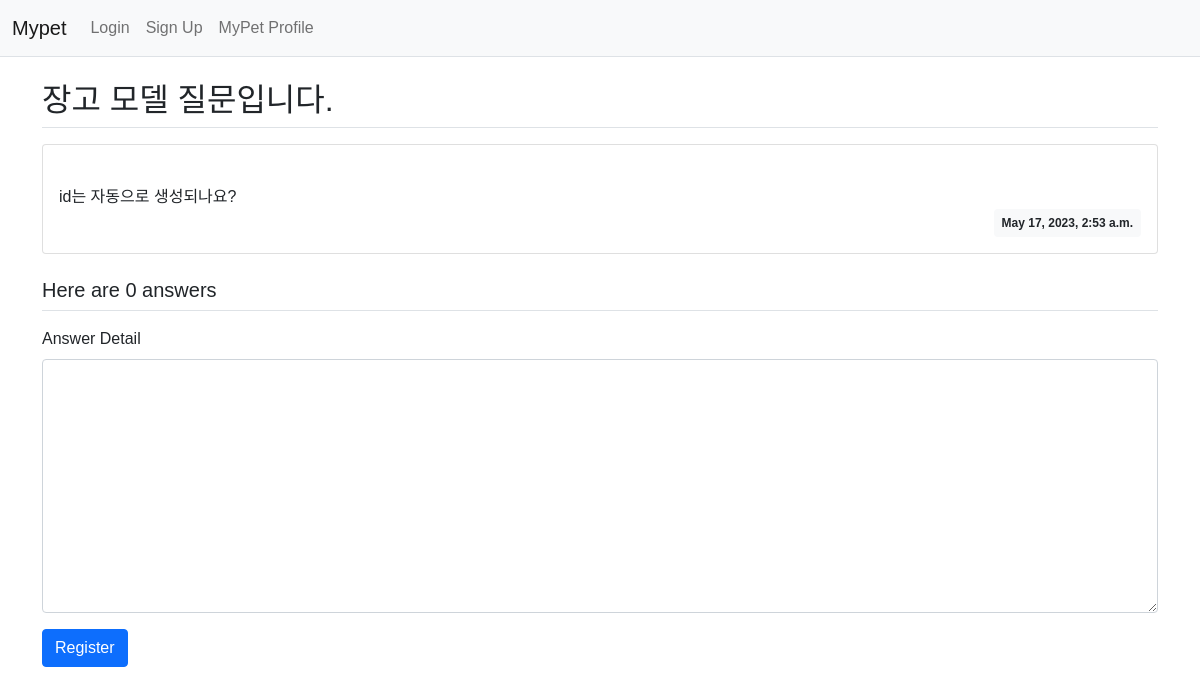
The app's page /mypet/2/ with its own data.
### mypet/models.py (models this page shows, shortened)
class Question(models.Model):
    subject = models.CharField(max_length=200)
    content = models.TextField()
    create_date = models.DateTimeField()

### mypet/views.py (the view)
# urls.py: path('<int:question_id>/', views.detail, name='detail'),
def detail(request, question_id):
    question = get_object_or_404(Question, pk=question_id)
    context = {'question': question}
    return render(request, 'mypet/question_detail.html', context)

### templates/mypet/question_detail.html (shortened to what this page needs)
{% extends 'base.html' %} {% block content %}
<div class="container my-3">
  <h2 class="border-bottom py-2">{{ question.subject }}</h2>
  <div class="card my-3">
    <div class="card-body">
      <div class="card-text" style="white-space: pre-line">
        {{ question.content }}
      </div>
      <div class="d-flex justify-content-end">
        <div class="badge bg-light text-dark p-2">
          {{ question.create_date }}
        </div>
      </div>
    </div>
  </div>
  <h5 class="border-bottom my-3 py-2">
    Here are {{question.answer_set.count}} answers
  </h5>
  <form
    action="{% url 'mypet:answer_create' question.id %}"
    method="post"
    class="my-3"
  >
    <div class="mb-3">
      <label for="content" class="form-label">Answer Detail</label>
      <textarea
        name="content"
        id="content"
        class="form-control"
        rows="10"
      ></textarea>
    </div>
    <input type="submit" value="Register" class="btn btn-primary" />
  </form>
</div>
{% endblock %}

### static/petprofile.css (style rules this page uses)
* { margin: 0; padding: 0; box-sizing: border-box; font-family: Arial, sans-serif; }

### records on screen
Question: subject "장고 모델 질문입니다.", content "id는 자동으로 생성되나요?", create_date "May 17, 2023, 2:53 a.m.", answer_set.count "0"
